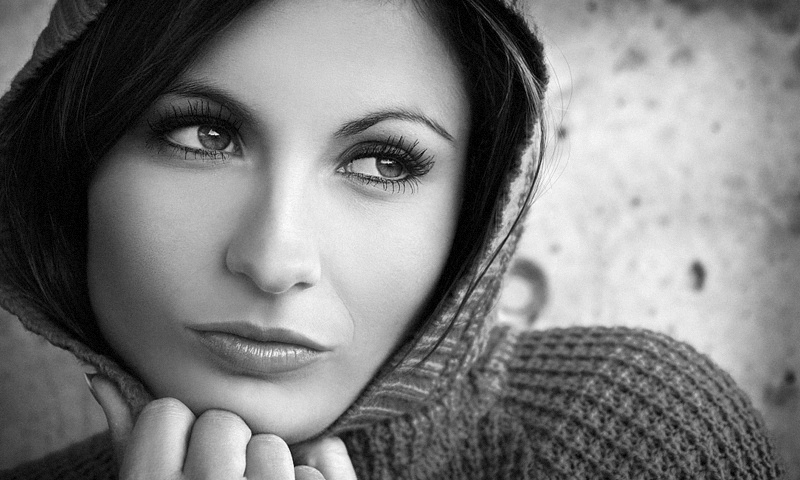
%> input picture FC_LAB0/foto_bw.jpg, 800 x 480 px
$ octave Ej1.m   (GNU Octave 9; MATLAB toolbox functions it lacks are replaced by stand-ins)
%> lines starting %> are read from the running program, lines starting %| are printed output that depends on the picture; in (x1, y1, x2, y2) boxes, pixels count from 0 and x2, y2 are one past the last pixel; in counts of white or black regions, pixels touching at a corner belong together; the program's own positions count from 1; long printed decimals are rounded
%Apartado 1.1
image=imread("foto_bw.jpg");
%> image is the input picture: size 480x800 uint8; min 0, max 255, mean 125
figure(1);
imshow(image);
whos im;
maximo=max(image(:));
%> maximo = 255
minimo=min(image(:));
%> minimo = 0
media=mean2(image);
%> media = 125
fprintf("Máximo de la imagen es: %d\n", maximo);
%| Máximo de la imagen es: 255
fprintf("Mínimo de la imagen es: %d\n", minimo);
%| Mínimo de la imagen es: 0
fprintf("Medio de la imagen es: %d\n", media);
%| Medio de la imagen es: 125.035
%Apartado 1.2
image_double=double(image)/255; %Alternativamente im2double(image)
figure(6);
im2=double(image/255);
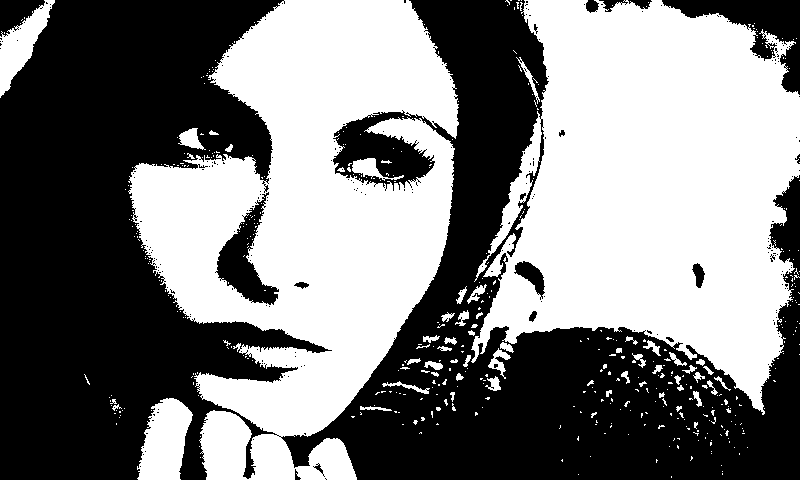
%> im2: size 480x800 double; values 0 (black) and 1 (white), 49.3% white; 480 white regions (423 under 20 px), largest, box (x1, y1, x2, y2) and area: (128, 0, 459, 480) 89599, (471, 0, 800, 415) 89237, (137, 398, 193, 480) 3181
imshow(im2);
%La imagen sigue siendo equivalente a la anterior debido a que es un simple reescalado de [0,255] a [0,1]
figure(2);
imshow(image_double);
%Apartado 1.3
%Parece que aplica un filtro para transformar los grises en blancos
image_transformed=sin(image_double*pi);
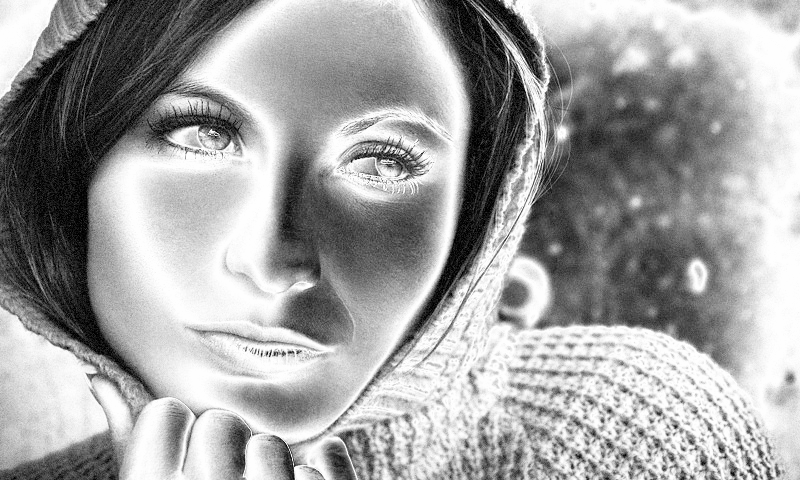
%> image_transformed: size 480x800 double; min 0, max 1, mean 0.637
figure(3);
imshow(image_transformed);
%Apartado 1.4
%Sumamos a la imagen original un ruido aleatorio
%while true
image_noisy = image_double+0.1*randn(size(image_double));
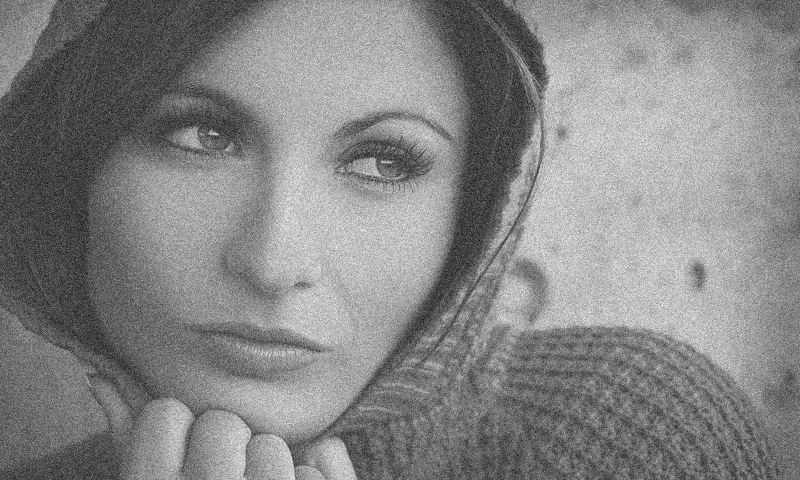
%> image_noisy: size 480x800 double; min -0.428, max 1.32, mean 0.49; drawn with min black and max white
maximo=max(image_noisy(:));
%> maximo = 1.32
minimo=min(image_noisy(:));
%> minimo = -0.428
media=mean2(image_noisy);
%> media = 0.49
fprintf("Máximo de la imagen con ruido es: %d\n", maximo);
%| Máximo de la imagen con ruido es: 1.320
fprintf("Mínimo de la imagen con ruido es: %d\n", minimo);
%| Mínimo de la imagen con ruido es: -0.4278
fprintf("Medio de la imagen con ruido es: %d\n", media);
%| Medio de la imagen con ruido es: 0.4903
figure(4);
imshow(image_noisy);
%pause;
%end
%Apartado 1.5
%Parece hacer lo mismo que en el apartado 1.4, es decir, trunca
%los valores menores que 0 a 0, y los mayores que 1, a 1
image_noisy(image_noisy>1)=1;
image_noisy(image_noisy<0)=0;
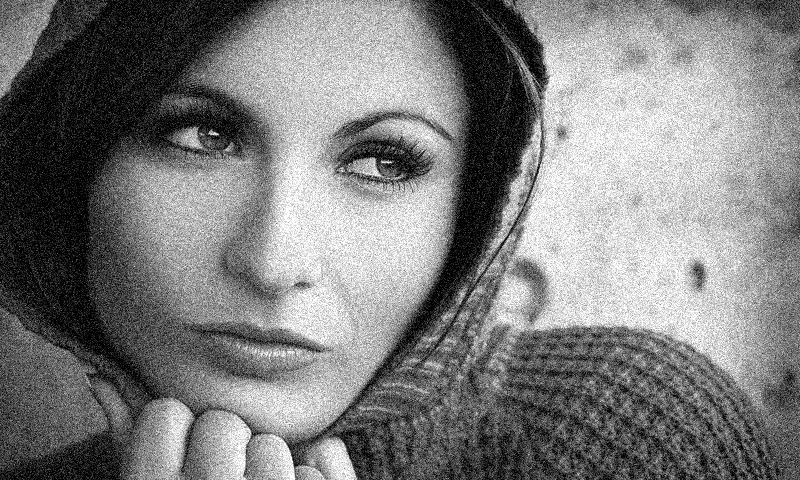
%> image_noisy: size 480x800 double; min 0, max 1, mean 0.492
figure(5);
imshow(image_noisy);

$ run again, with FC_LAB0/faro.jpg copied over FC_LAB0/foto_bw.jpg
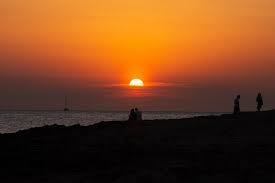
%> input picture FC_LAB0/faro.jpg, 275 x 183 px
%> image is the input picture: size 183x275x3 uint8; mean R, G, B 116.6, 65.3, 29.7
%> `maximo=max(image(:));`: maximo = 255
%> `minimo=min(image(:));`: minimo = 0
%> `media=mean2(image);`: media = 70.52
%| Máximo de la imagen es: 255
%| Mínimo de la imagen es: 0
%| Medio de la imagen es: 70.5229
%> `image_noisy = image_double+0.1*randn(size(image_double));`:
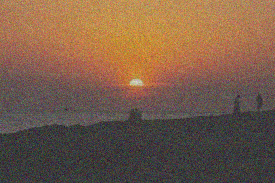
%> image_noisy: size 183x275x3 double; mean R, G, B 0.456, 0.256, 0.117; drawn with min black and max white
%> `maximo=max(image_noisy(:));`: maximo = 1.42
%> `minimo=min(image_noisy(:));`: minimo = -0.407
%> `media=mean2(image_noisy);`: media = 0.276
%| Máximo de la imagen con ruido es: 1.415
%| Mínimo de la imagen con ruido es: -0.407
%| Medio de la imagen con ruido es: 0.2764
%> `image_noisy(image_noisy>1)=1;`:
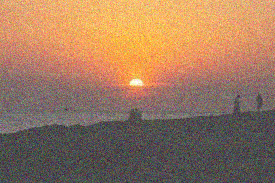
%> image_noisy: size 183x275x3 double; 8.73% of pixels changed, all inside (x1, y1, x2, y2) = (2, 0, 274, 89); drawn with min black and max white

$ run again, with FC_LAB0/faunia.jpg copied over FC_LAB0/foto_bw.jpg
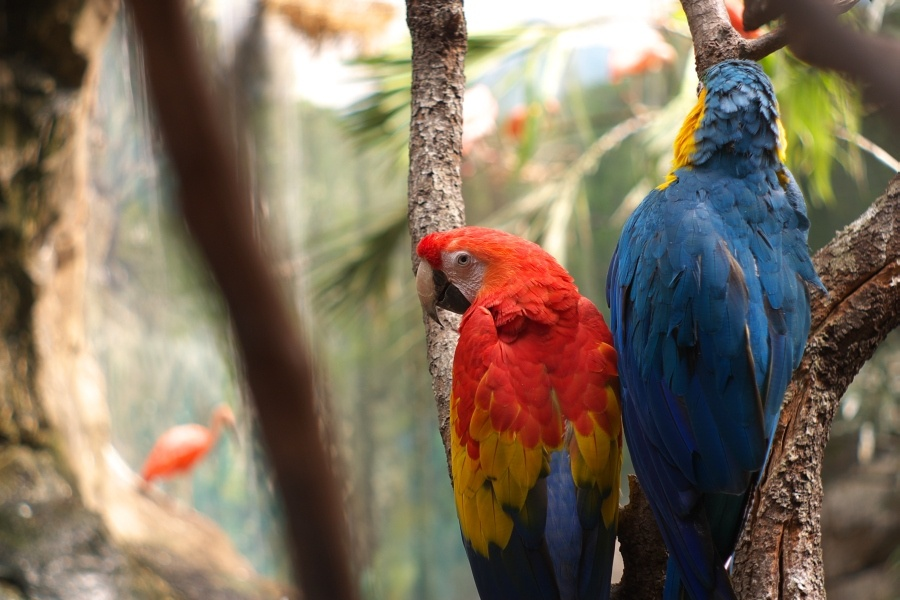
%> input picture FC_LAB0/faunia.jpg, 900 x 600 px
%> image is the input picture: size 600x900x3 uint8; mean R, G, B 126.4, 111.8, 93.9
%> `maximo=max(image(:));`: maximo = 255
%> `minimo=min(image(:));`: minimo = 0
%> `media=mean2(image);`: media = 110.7
%| Máximo de la imagen es: 255
%| Mínimo de la imagen es: 0
%| Medio de la imagen es: 110.726
%> `image_noisy = image_double+0.1*randn(size(image_double));`:
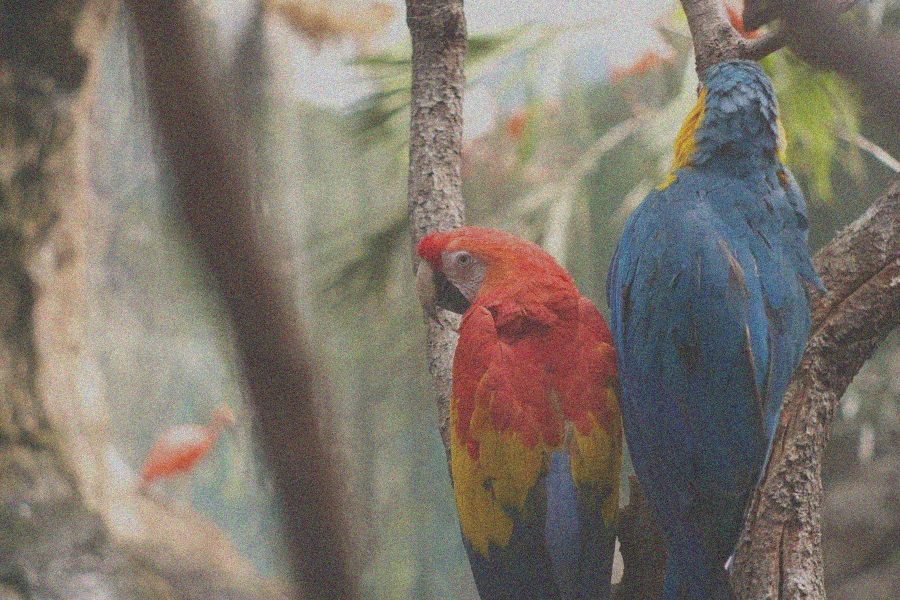
%> image_noisy: size 600x900x3 double; mean R, G, B 0.496, 0.438, 0.368; drawn with min black and max white
%> `maximo=max(image_noisy(:));`: maximo = 1.4
%> `minimo=min(image_noisy(:));`: minimo = -0.39
%> `media=mean2(image_noisy);`: media = 0.434
%| Máximo de la imagen con ruido es: 1.404
%| Mínimo de la imagen con ruido es: -0.3901
%| Medio de la imagen con ruido es: 0.4341
%> `image_noisy(image_noisy<0)=0;`:
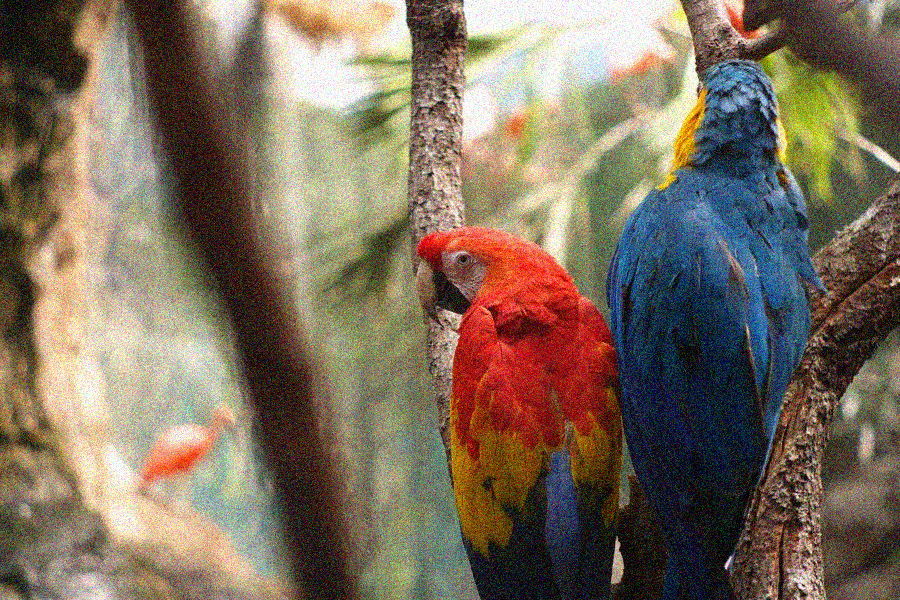
%> image_noisy: size 600x900x3 double; mean R, G, B 0.494, 0.439, 0.371

$ run again, with FC_LAB0/playa.jpg copied over FC_LAB0/foto_bw.jpg
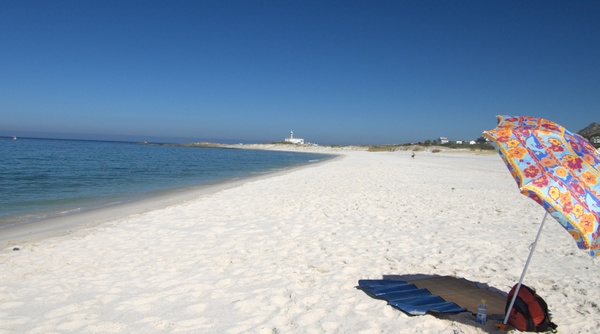
%> input picture FC_LAB0/playa.jpg, 600 x 334 px
%> image is the input picture: size 334x600x3 uint8; mean R, G, B 136.6, 154.6, 174.9
%> `maximo=max(image(:));`: maximo = 255
%> `minimo=min(image(:));`: minimo = 0
%> `media=mean2(image);`: media = 155.4
%| Máximo de la imagen es: 255
%| Mínimo de la imagen es: 0
%| Medio de la imagen es: 155.38
%> `image_noisy = image_double+0.1*randn(size(image_double));`:
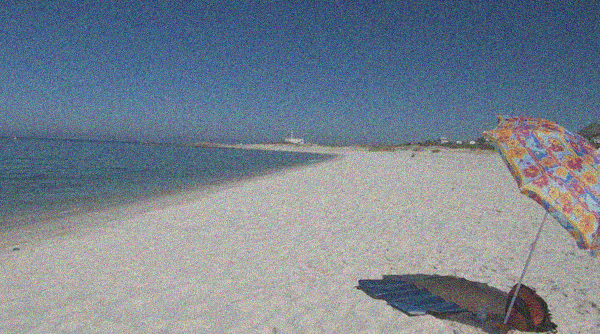
%> image_noisy: size 334x600x3 double; mean R, G, B 0.536, 0.606, 0.686; mean of the top-left, top-right, bottom-left and bottom-right quarters 0.456, 0.452, 0.782, 0.747; drawn with min black and max white
%> `maximo=max(image_noisy(:));`: maximo = 1.38
%> `minimo=min(image_noisy(:));`: minimo = -0.231
%> `media=mean2(image_noisy);`: media = 0.609
%| Máximo de la imagen con ruido es: 1.381
%| Mínimo de la imagen con ruido es: -0.231
%| Medio de la imagen con ruido es: 0.6092
%> `image_noisy(image_noisy>1)=1;`:
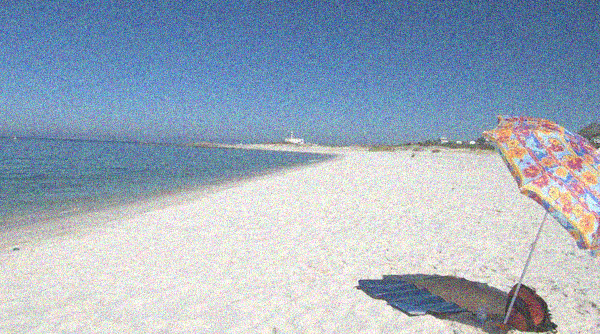
%> image_noisy: size 334x600x3 double; 11.77% of pixels changed, all inside (x1, y1, x2, y2) = (0, 63, 600, 334); drawn with min black and max white
